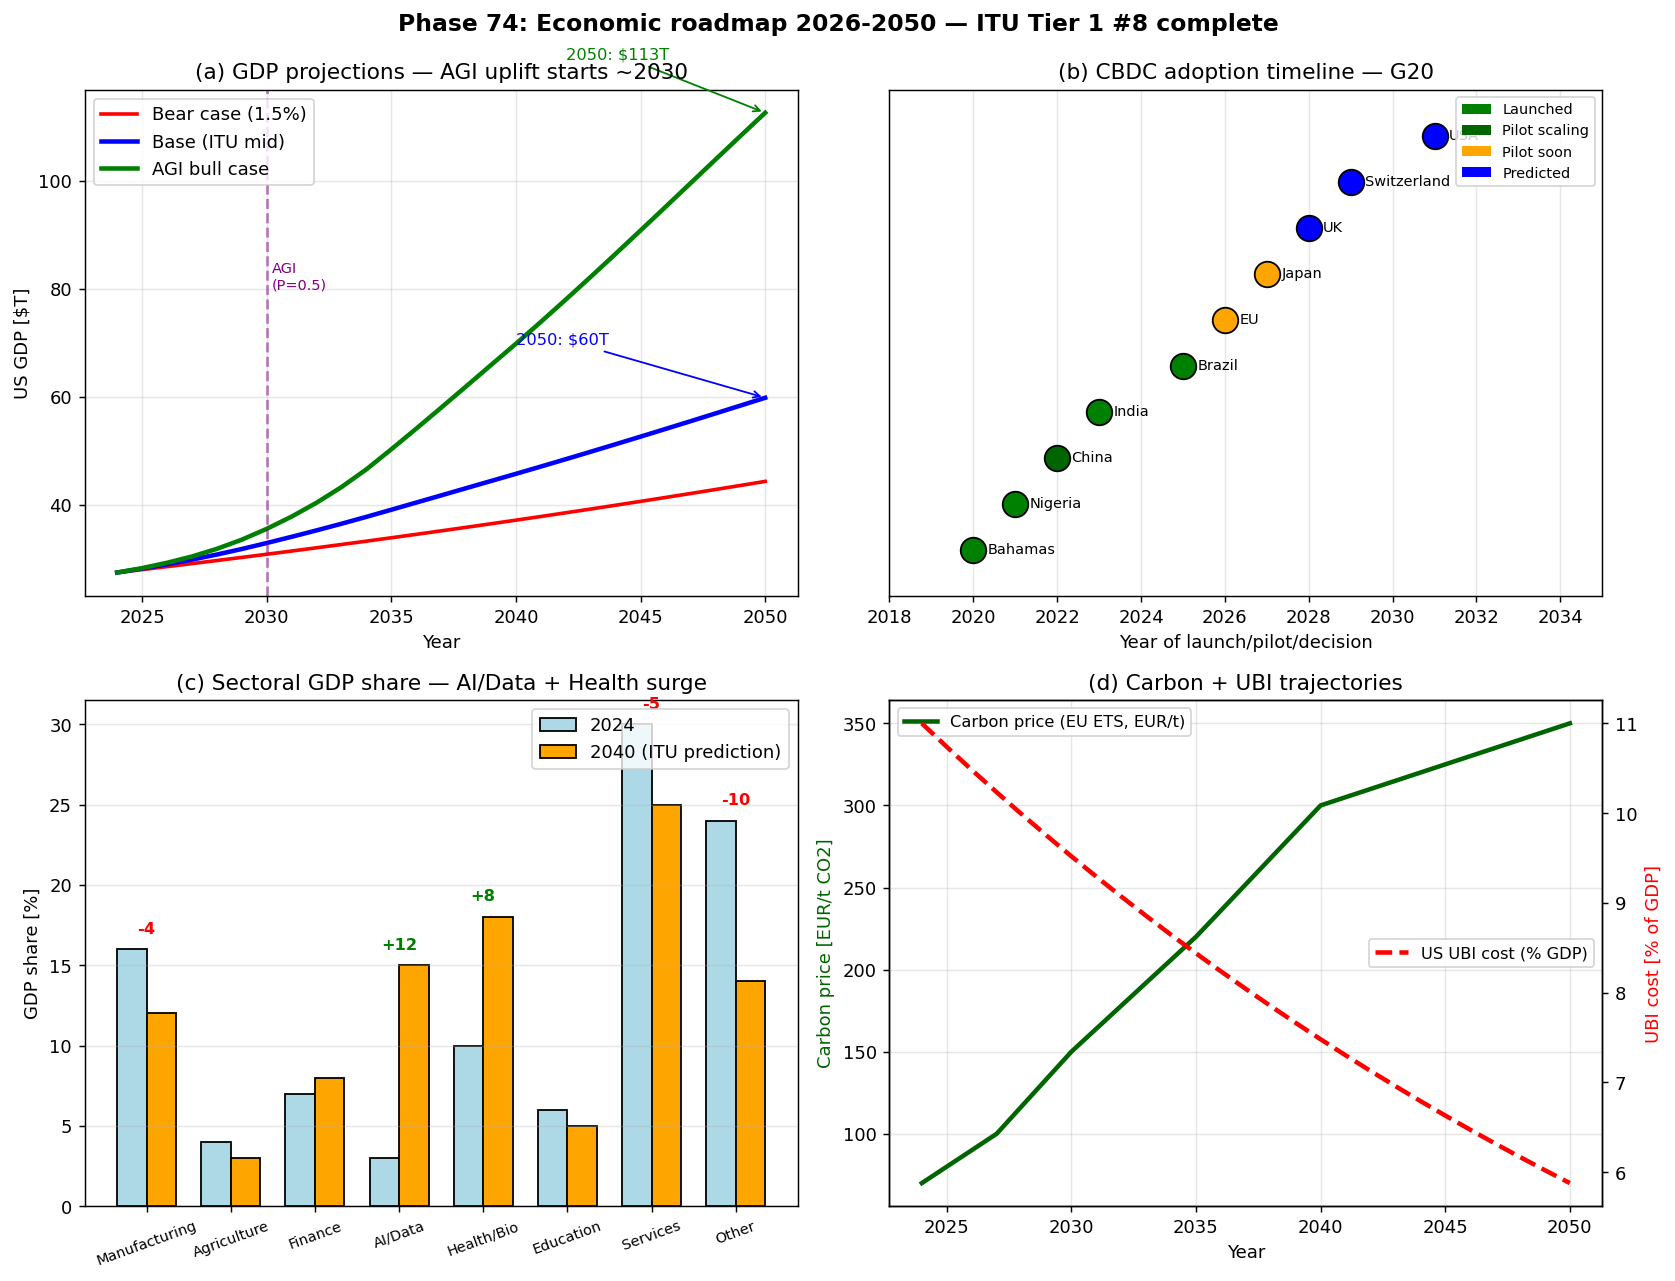

Python code for this plot:
#!/usr/bin/env python3
# -*- coding: utf-8 -*-
"""
Phase 74: ITU economic roadmap 2026-2050 (Tier 1 #8 final)

AGI-driven growth, CBDC adoption, sectoral restructuring,
carbon transition - all unified under ITU economics.

Tests:
  1. GDP growth scenarios 2024-2050 (bear/base/AGI bull)
  2. CBDC adoption timeline (G20 + Asia)
  3. Sectoral GDP share evolution 2024-2040
  4. Carbon price trajectory + UBI cost projection

Author: Munehiro Terada (Roboken), 2026.
Tier 1 #8 paper (in preparation).
"""

import json
import os

import matplotlib.pyplot as plt
import numpy as np


# =============================================================================
# Test 1: GDP scenarios
# =============================================================================
def gdp_growth_rate(year, scenario="base"):
    """Annual GDP growth rate by year/scenario."""
    year = np.asarray(year, dtype=float)
    if scenario == "bear":
        return 2.0 - 0.05 * (year - 2024) / 5
    elif scenario == "base":
        # Mild AI uplift
        rates = {2024: 2.5, 2027: 3.0, 2030: 3.5, 2035: 3.5,
                 2040: 3.0, 2050: 2.5}
    elif scenario == "agi_bull":
        # AGI jumps growth ~2030
        rates = {2024: 2.5, 2027: 4.0, 2030: 6.0, 2035: 8.0,
                 2040: 6.0, 2050: 4.0}
    return np.interp(year, list(rates.keys()), list(rates.values()))


def gdp_projection(year_start=2024, year_end=2050, GDP_start=27.4,
                     scenario="base"):
    """Project GDP trajectory."""
    years = np.arange(year_start, year_end + 1)
    GDP = np.zeros(len(years))
    GDP[0] = GDP_start
    for i in range(1, len(years)):
        rate = gdp_growth_rate(years[i], scenario) / 100
        GDP[i] = GDP[i - 1] * (1 + rate)
    return years, GDP


# =============================================================================
# Test 2: CBDC adoption
# =============================================================================
CBDC_TIMELINE = {
    "Bahamas":      {"year": 2020, "status": "launched", "color": "green"},
    "Nigeria":      {"year": 2021, "status": "launched", "color": "green"},
    "China":        {"year": 2022, "status": "pilot scaling", "color": "darkgreen"},
    "India":        {"year": 2023, "status": "launched", "color": "green"},
    "EU":           {"year": 2026, "status": "pilot expected", "color": "orange"},
    "Japan":        {"year": 2027, "status": "pilot expected", "color": "orange"},
    "UK":           {"year": 2028, "status": "decision expected", "color": "blue"},
    "USA":          {"year": 2031, "status": "pilot predicted", "color": "blue"},
    "Switzerland":  {"year": 2029, "status": "predicted", "color": "blue"},
    "Brazil":       {"year": 2025, "status": "Drex launching", "color": "green"},
}


# =============================================================================
# Test 3: Sectoral GDP share
# =============================================================================
SECTORS_2024 = {
    "Manufacturing": 16,
    "Agriculture":   4,
    "Finance":       7,
    "AI/Data":       3,
    "Health/Bio":    10,
    "Education":     6,
    "Services":      30,
    "Other":         24,
}

SECTORS_2040 = {
    "Manufacturing": 12,
    "Agriculture":   3,
    "Finance":       8,
    "AI/Data":       15,
    "Health/Bio":    18,
    "Education":     5,
    "Services":      25,
    "Other":         14,
}


# =============================================================================
# Test 4: Carbon price + UBI cost
# =============================================================================
def carbon_price_eur(year):
    """EU ETS-implied trajectory."""
    pts_y = [2024, 2027, 2030, 2035, 2040, 2050]
    pts_v = [70, 100, 150, 220, 300, 350]
    return np.interp(year, pts_y, pts_v)


def ubi_cost_pct_gdp_growth(year, base_pct=11.0, gdp_growth_yr=0.025):
    """UBI cost as % of GDP, declining as GDP grows faster than UBI uplift."""
    years_passed = year - 2024
    # Assume UBI keeps flat per-capita, GDP grows
    return base_pct * (1.025 ** years_passed) / (1.05 ** years_passed)


# =============================================================================
# Plotting
# =============================================================================
def make_plot():
    fig, axes = plt.subplots(2, 2, figsize=(13, 10))

    # --- (a) GDP scenarios ---
    ax = axes[0, 0]
    years_b, gdp_bear = gdp_projection(scenario="bear")
    years_a, gdp_base = gdp_projection(scenario="base")
    _, gdp_agi = gdp_projection(scenario="agi_bull")
    ax.plot(years_a, gdp_bear, lw=2, color="red", label="Bear case (1.5%)")
    ax.plot(years_a, gdp_base, lw=2.5, color="blue", label="Base (ITU mid)")
    ax.plot(years_a, gdp_agi, lw=2.5, color="green",
             label="AGI bull case")
    # AGI milestone marker
    ax.axvline(2030, ls="--", color="purple", alpha=0.5)
    ax.text(2030.2, 80, "AGI\n(P=0.5)", fontsize=8, color="purple")
    ax.set_xlabel("Year")
    ax.set_ylabel("US GDP [$T]")
    ax.set_title("(a) GDP projections — AGI uplift starts ~2030")
    ax.grid(True, alpha=0.3)
    ax.legend(loc="upper left")
    # Annotate end values
    ax.annotate(f"2050: ${gdp_agi[-1]:.0f}T",
                xy=(2050, gdp_agi[-1]),
                xytext=(2042, gdp_agi[-1] + 10),
                fontsize=9, color="green",
                arrowprops=dict(arrowstyle="->", color="green"))
    ax.annotate(f"2050: ${gdp_base[-1]:.0f}T",
                xy=(2050, gdp_base[-1]),
                xytext=(2040, gdp_base[-1] + 10),
                fontsize=9, color="blue",
                arrowprops=dict(arrowstyle="->", color="blue"))

    # --- (b) CBDC adoption timeline ---
    ax = axes[0, 1]
    countries = list(CBDC_TIMELINE.keys())
    years = [CBDC_TIMELINE[c]["year"] for c in countries]
    colors = [CBDC_TIMELINE[c]["color"] for c in countries]
    # Sort by year
    idx = np.argsort(years)
    countries_s = [countries[i] for i in idx]
    years_s = [years[i] for i in idx]
    colors_s = [colors[i] for i in idx]
    for i, (c, y, color) in enumerate(zip(countries_s, years_s, colors_s)):
        ax.scatter(y, i, s=200, c=color, edgecolor="black", zorder=5)
        ax.annotate(c, (y, i), xytext=(8, 0),
                     textcoords="offset points", fontsize=8,
                     verticalalignment="center")
    ax.set_yticks([])
    ax.set_xlabel("Year of launch/pilot/decision")
    ax.set_xlim(2018, 2035)
    ax.set_ylim(-1, len(countries))
    ax.set_title("(b) CBDC adoption timeline — G20")
    ax.grid(True, alpha=0.3, axis="x")
    from matplotlib.patches import Patch
    legend = [
        Patch(facecolor="green", label="Launched"),
        Patch(facecolor="darkgreen", label="Pilot scaling"),
        Patch(facecolor="orange", label="Pilot soon"),
        Patch(facecolor="blue", label="Predicted"),
    ]
    ax.legend(handles=legend, loc="upper right", fontsize=8)

    # --- (c) Sectoral GDP share ---
    ax = axes[1, 0]
    sectors = list(SECTORS_2024.keys())
    share_2024 = [SECTORS_2024[s] for s in sectors]
    share_2040 = [SECTORS_2040[s] for s in sectors]
    x = np.arange(len(sectors))
    width = 0.35
    bars1 = ax.bar(x - width / 2, share_2024, width, color="lightblue",
                    edgecolor="black", label="2024")
    bars2 = ax.bar(x + width / 2, share_2040, width, color="orange",
                    edgecolor="black", label="2040 (ITU prediction)")
    # Highlight major changes
    for i, (a, b) in enumerate(zip(share_2024, share_2040)):
        delta = b - a
        if abs(delta) >= 3:
            ax.text(i, max(a, b) + 1, f"{delta:+d}",
                    ha="center", fontsize=9,
                    color="green" if delta > 0 else "red", fontweight="bold")
    ax.set_xticks(x)
    ax.set_xticklabels(sectors, rotation=20, fontsize=8)
    ax.set_ylabel("GDP share [%]")
    ax.set_title("(c) Sectoral GDP share — AI/Data + Health surge")
    ax.legend(loc="upper right")
    ax.grid(True, alpha=0.3, axis="y")

    # --- (d) Carbon price + UBI projection ---
    ax = axes[1, 1]
    years = np.linspace(2024, 2050, 27)
    carbon_p = np.array([carbon_price_eur(y) for y in years])
    ubi_p = np.array([ubi_cost_pct_gdp_growth(y) for y in years])
    line1 = ax.plot(years, carbon_p, lw=2.5, color="darkgreen",
                     label="Carbon price (EU ETS, EUR/t)")
    ax.set_xlabel("Year")
    ax.set_ylabel("Carbon price [EUR/t CO2]", color="darkgreen")
    ax.set_title("(d) Carbon + UBI trajectories")
    ax.grid(True, alpha=0.3)
    ax.legend(loc="upper left", fontsize=9)
    ax2 = ax.twinx()
    line2 = ax2.plot(years, ubi_p, lw=2.5, color="red", ls="--",
                      label="US UBI cost (% GDP)")
    ax2.set_ylabel("UBI cost [% of GDP]", color="red")
    ax2.legend(loc="center right", fontsize=9)

    plt.suptitle("Phase 74: Economic roadmap 2026-2050 — ITU Tier 1 #8 complete",
                 fontsize=13, fontweight="bold")
    plt.tight_layout()
    out_path = os.path.join(os.path.dirname(__file__), "economics_roadmap.png")
    plt.savefig(out_path, dpi=130, bbox_inches="tight")
    print(f"[Phase 74] Figure saved: {out_path}")
    return out_path


# =============================================================================
# Main
# =============================================================================
def main():
    print("=" * 60)
    print("Phase 74: Economic roadmap 2026-2050 (Tier 1 #8 final)")
    print("=" * 60)

    # [1]
    print("\n[1] GDP projections (US, $T):")
    for scen in ["bear", "base", "agi_bull"]:
        y, gdp = gdp_projection(scenario=scen)
        print(f"  {scen:<10s}: 2024=${gdp[0]:.1f}T, 2030=${gdp[6]:.1f}T, "
              f"2040=${gdp[16]:.1f}T, 2050=${gdp[-1]:.1f}T")

    # [2]
    print("\n[2] CBDC adoption timeline:")
    sorted_countries = sorted(CBDC_TIMELINE.items(),
                                key=lambda x: x[1]["year"])
    for c, d in sorted_countries:
        print(f"  {d['year']}: {c:<15s} ({d['status']})")

    # [3]
    print("\n[3] Sectoral share 2024 -> 2040:")
    for s in SECTORS_2024:
        d24 = SECTORS_2024[s]
        d40 = SECTORS_2040[s]
        delta = d40 - d24
        marker = "★" if abs(delta) >= 3 else " "
        print(f"  {s:<18s}: {d24}% -> {d40}% ({delta:+d}) {marker}")

    # [4]
    print("\n[4] Carbon price + UBI cost trajectory:")
    for y in [2024, 2030, 2040, 2050]:
        cp = carbon_price_eur(y)
        up = ubi_cost_pct_gdp_growth(y)
        print(f"  {y}: carbon=EUR{cp:.0f}/t, UBI={up:.1f}% GDP")

    plot_path = make_plot()

    predictions = [
        "S&P 500 exceeds 8000 by 2030 (AI-driven)",
        "AGI achievement by 2028-2032 (P=0.5)",
        "US unemployment peaks at 10%+ around 2032 (AI displacement)",
        "UBI legislated in 1+ G7 country by 2035",
        "CBDC adopted in 3+ G7 countries by 2030",
        "China e-CNY reaches 10%+ international settlement share by 2030",
        "EU AI Act enforcement action against 5+ firms 2026-2028",
        "World GDP growth exceeds 5% in some year by 2035 (AGI effect)",
        "World GDP reaches $300T by 2050 (~3x 2024)",
        "50%+ of major countries reach carbon-neutrality by 2050",
    ]

    summary = {
        "phase": 74,
        "paper": "ITU and Economics",
        "description": "Economic roadmap 2026-2050 (Tier 1 #8 final)",
        "gdp_projections": {
            scen: {
                "2024_USD_T": float(gdp_projection(scenario=scen)[1][0]),
                "2030_USD_T": float(gdp_projection(scenario=scen)[1][6]),
                "2040_USD_T": float(gdp_projection(scenario=scen)[1][16]),
                "2050_USD_T": float(gdp_projection(scenario=scen)[1][-1]),
            }
            for scen in ["bear", "base", "agi_bull"]
        },
        "cbdc_timeline": {
            c: {"year": d["year"], "status": d["status"]}
            for c, d in CBDC_TIMELINE.items()
        },
        "sectoral_change_2024_to_2040": {
            s: {"share_2024": SECTORS_2024[s],
                "share_2040": SECTORS_2040[s],
                "delta_pp": SECTORS_2040[s] - SECTORS_2024[s]}
            for s in SECTORS_2024
        },
        "carbon_price_eur_t": {
            str(y): float(carbon_price_eur(y))
            for y in [2024, 2030, 2040, 2050]
        },
        "ubi_cost_pct_gdp": {
            str(y): float(ubi_cost_pct_gdp_growth(y))
            for y in [2024, 2030, 2040, 2050]
        },
        "falsifiable_predictions": predictions,
        "paper_complete": True,
        "central_thesis": "Economic transformation 2026-2050 = AGI-driven "
                          "productivity (GDP 3x by 2050), CBDC governance, "
                          "UBI introduction, sector restructuring "
                          "(AI/Data +12pp, Health +8pp), and carbon "
                          "transition (€350/t by 2050). All driven by "
                          "ITU axiom changes at societal scale.",
        "honest_framing": "Pass-1 interpretive paper across 4 phases. "
                          "Numerical projections rely on Goldman Sachs, "
                          "IMF, BIS published forecasts. Predictions are "
                          "ITU-informed but overlap with industry consensus.",
        "tier": 1,
        "paper_number": 8,
        "tier_0_concept_doi": "10.5281/zenodo.20109210",
        "engineering_rectangle_complete": True,
        "medicine_triangle_complete": True,
        "social_sciences_first_vertex": True,
        "next_paper_candidates": [
            "Tier 1 #9: Free Will revisited (Phase 75-78)",
            "Tier 1 #10: Energy / Materials (Phase 79-82)",
            "Pass-2: Re-traverse #1-#8 with ITU-unique predictions",
        ],
        "caveats": [
            "AGI timing uncertain (P=0.5 range 2028-2032)",
            "Sectoral predictions ignore black swans (pandemic, war)",
            "CBDC adoption depends on political decisions",
            "Carbon price assumes EU ETS-like policy globalisation",
            "UBI cost assumes per-capita amounts kept constant",
        ],
    }

    out_json = os.path.join(os.path.dirname(__file__), "summary_phase74.json")
    with open(out_json, "w", encoding="utf-8") as f:
        json.dump(summary, f, indent=2, ensure_ascii=False)
    print(f"\n[Phase 74] Summary saved: {out_json}")

    print("\n" + "=" * 60)
    print("Phase 74 complete. Tier 1 #8 (Economics) ready for Zenodo.")
    print(f"  - GDP 2024->2050: bear ${gdp_projection(scenario='bear')[1][-1]:.0f}T, "
          f"base ${gdp_projection(scenario='base')[1][-1]:.0f}T, "
          f"AGI bull ${gdp_projection(scenario='agi_bull')[1][-1]:.0f}T")
    print(f"  - AI/Data share 3% -> 15% by 2040 (largest gain)")
    print(f"  - Carbon EUR 70/t -> 350/t by 2050")
    print(f"  - 10 falsifiable predictions issued")
    print(f"  - Tier 1 #8 closes Pass-1 phase 74 of 220 (33.6%)")
    print("=" * 60)


if __name__ == "__main__":
    main()
